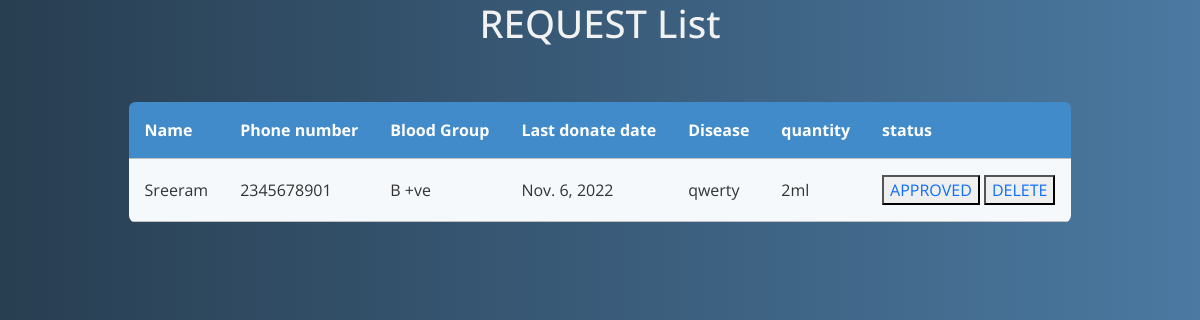
The page /donorrequestapproved on the database its author committed.
### app22/models.py (models this page shows)
class Request(models.Model):
    user=models.ForeignKey(User,on_delete=models.CASCADE)
    donor_id=models.IntegerField()
    name=models.CharField(max_length=100)
    phone_number=models.IntegerField()
    blood_group=models.CharField(max_length=500)
    last_donate_date=models.DateField(max_length=264,unique=True)
    disease=models.CharField(max_length=500)
    quantity=models.CharField(max_length=500)
    status=models.CharField(max_length=10)

### app22/views.py (the view)
# urls.py: path('donorrequestapproved',views.donor_request_approved,name='donorrequestapproved'),
def donor_request_approved(request):
    data=Request.objects.all()
    return render(request,'donor_request_approved.html',{'data':data})

### app22/templates/donor_request_approved.html (shortened to what this page needs)
<!doctype html>
<html lang="en">
  <head>
    <link href="https://cdn.jsdelivr.net/npm/bootstrap@5.0.2/dist/css/bootstrap.min.css" rel="stylesheet">
  </head>
  <body>
    <div class="container">
        <h1>REQUEST List</h1><br><br>
          <table class="rwd-table">
            <tbody>
              <tr>
                <th>Name</th>
                <th>Phone number</th>
                <th>Blood Group</th>
                <th>Last donate date</th>
                <th>Disease</th>
                <th>quantity</th>
                <th>status</th>
              </tr>
              {% for i in data %}
              {% if i.status == "1" %}
              <tr>
                <td data-th="Supplier Code">
                  {{ i.name }}
                </td>
                <td data-th="Invoice Date">
                  {{ i.phone_number }}
                </td>
                <td data-th="Due Date">
                  {{ i.blood_group }}
                </td>
                <td data-th="Net Amount">
                  {{ i.last_donate_date }}
                </td>
                <td data-th="Net Amount">
                    {{ i.disease }}
                  </td>
                  <td data-th="Net Amount">
                    {{ i.quantity }}
                  </td>
                  <td data-th="Net Amount">
                    <button><a href="{% url 'donatorapprove' i.id %}">APPROVED</a></button>
                    <button><a href="{% url 'requestdelete' i.id %}">DELETE</a></button>
                  </td>
              </tr>
            </tbody>
            {% endif %}
            {% endfor %}
          </table>
        </div>
  </body>
</html>

### app22/templates/donor_request_approved.html (style rules this page uses)
* { font-family: 'Open Sans', sans-serif; }
.rwd-table { margin: auto; min-width: 300px; max-width: 100%; border-collapse: collapse; }
.rwd-table tr:first-child { border-top: none; background: #428bca; color: #fff; }
.rwd-table tr { border-top: 1px solid #ddd; border-bottom: 1px solid #ddd; background-color: #f5f9fc; }
.rwd-table th { display: none; }
.rwd-table td { display: block; }
.rwd-table td:first-child { margin-top: .5em; }
.rwd-table td:last-child { margin-bottom: .5em; }
.rwd-table td:before { content: attr(data-th) ": "; font-weight: bold; width: 120px; display: inline-block; color: #000; }
.rwd-table th, .rwd-table td { text-align: left; }
.rwd-table { color: #333; border-radius: .4em; overflow: hidden; }
.rwd-table tr { border-color: #bfbfbf; }
.rwd-table th, .rwd-table td { padding: .5em 1em; }
@media screen and (min-width: 600px) { .rwd-table td:before { display: none; } }
@media screen and (min-width: 600px) { .rwd-table th, .rwd-table td { display: table-cell; padding: .25em .5em; } }
@media screen and (min-width: 600px) { .rwd-table th:first-child, .rwd-table td:first-child { padding-left: 0; } }
@media screen and (min-width: 600px) { .rwd-table th:last-child, .rwd-table td:last-child { padding-right: 0; } }
@media screen and (min-width: 600px) { .rwd-table th, .rwd-table td { padding: 1em !important; } }
body { background: #4B79A1; background: -webkit-linear-gradient(to left, #4B79A1 , #283E51); background: linear-gradient(to left, #4B79A1 , #283E51); }
h1 { text-align: center; font-size: 2.4em; color: #f2f2f2; }
.container { display: block; text-align: center; }
a { text-decoration: none; }

### rows shown on the page
Request: name "Sreeram", phone_number "2345678901", blood_group "B +ve", last_donate_date "Nov. 6, 2022", disease "qwerty", quantity "2ml"
